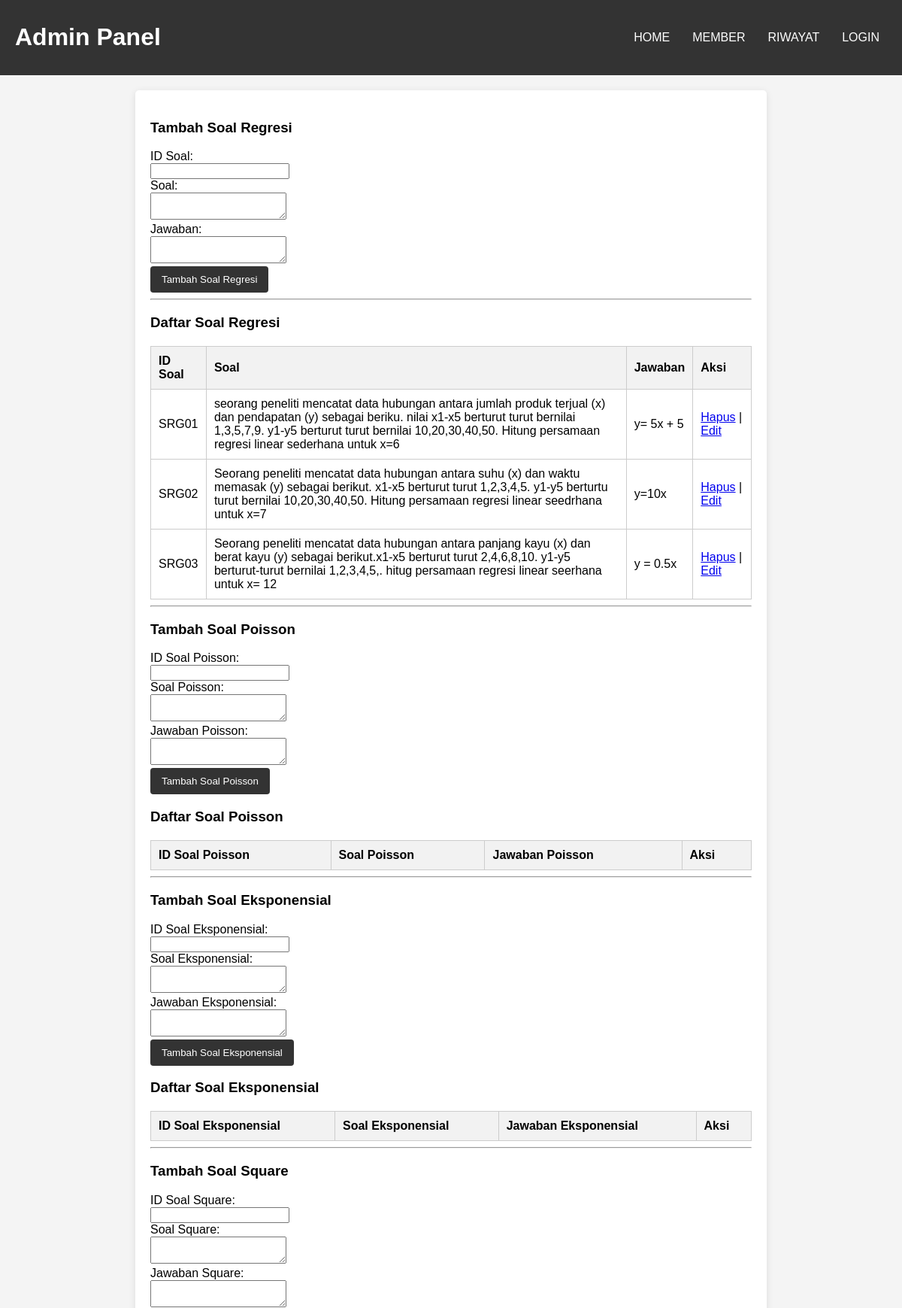
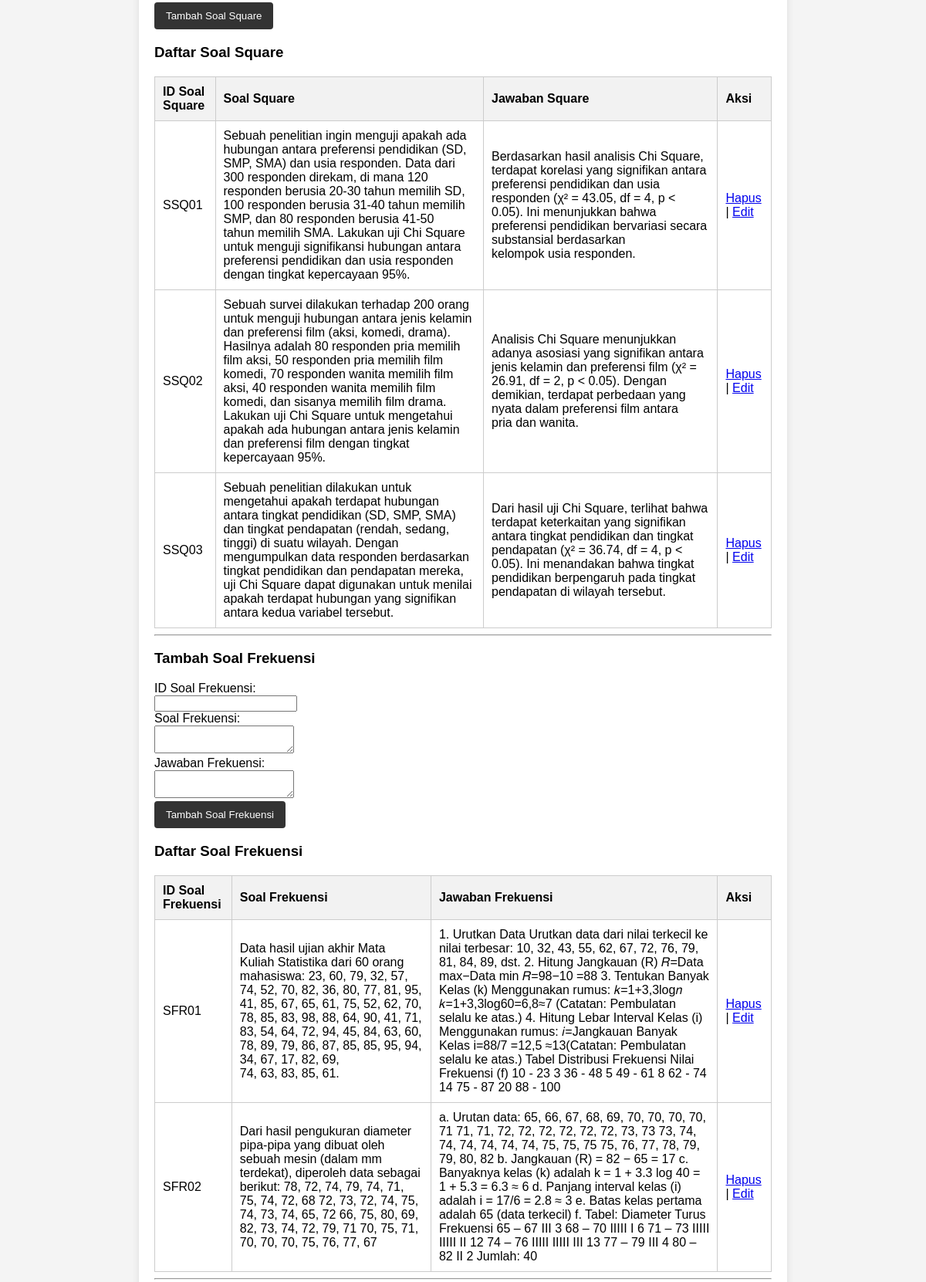
The app's page /admin.php (upper part) with its own data (2 pictures, top to bottom).
### tables this page shows
CREATE TABLE `soal_regresi` (
  `id_soal` varchar(5) NOT NULL,
  `soal` longtext NOT NULL,
  `jawaban` longtext NOT NULL
);

CREATE TABLE `soal_square` (
  `id_soal` varchar(5) NOT NULL,
  `soal` longtext NOT NULL,
  `jawaban` longtext NOT NULL
);

CREATE TABLE `soal_frekuensi` (
  `id_soal` varchar(5) NOT NULL,
  `soal` longtext NOT NULL,
  `jawaban` longtext NOT NULL
);

### admin.php (the view, shortened to what this page needs)
<?php
include 'connect.php';
$regresi_query = "SELECT * FROM soal_regresi";
$regresi_result = mysqli_query($connect, $regresi_query);
$square_query = "SELECT * FROM soal_square";
$square_result = mysqli_query($connect, $square_query);
$frekuensi_query = "SELECT * FROM soal_frekuensi";
$frekuensi_result = mysqli_query($connect, $frekuensi_query);
?>
<!DOCTYPE html>
<html lang="id">
<head>
</head>
<body>
<div class="header">
    <h1>Admin Panel</h1>
    <nav>
        <a href="home1.php">HOME</a>
        <a href="member.php">MEMBER</a>
        <a href="riwayat.php">RIWAYAT</a>
        <?php if (isset($_SESSION['admin'])): ?>
            <a href="logout.php">LOGOUT</a>
        <?php else: ?>
            <a href="login.php">LOGIN</a>
        <?php endif; ?>
    </nav>
</div>
<div class="container">
    <h3>Tambah Soal Regresi</h3>
    <form method="POST" action="">
        <label>ID Soal:</label><br>
        <input type="text" name="id_soal" required><br>
        <label>Soal:</label><br>
        <textarea name="soal" required></textarea><br>
        <label>Jawaban:</label><br>
        <textarea name="jawaban" required></textarea><br>
        <button type="submit" name="submit_regresi">Tambah Soal Regresi</button>
    </form>
    <hr>
    <h3>Daftar Soal Regresi</h3>
    <table>
        <tr>
            <th>ID Soal</th>
            <th>Soal</th>
            <th>Jawaban</th>
            <th>Aksi</th>
        </tr>
        <?php while ($row = mysqli_fetch_assoc($regresi_result)): ?>
        <tr>
            <td><?php echo htmlspecialchars($row['id_soal']); ?></td>
            <td><?php echo htmlspecialchars($row['soal']); ?></td>
            <td><?php echo htmlspecialchars($row['jawaban']); ?></td>
            <td>
                <a href="?delete=<?php echo $row['id_soal']; ?>">Hapus</a> |
                <a href="admin.php?id=<?php echo $row['id_soal']; ?>">Edit</a>
            </td>
        </tr>
        <?php endwhile; ?>
    </table>
    <hr>
    <h3>Tambah Soal Poisson</h3>
    <form method="POST" action="">
        <label>ID Soal Poisson:</label><br>
        <input type="text" name="id_soal" required><br>
        <label>Soal Poisson:</label><br>
        <textarea name="soal" required></textarea><br>
        <label>Jawaban Poisson:</label><br>
        <textarea name="jawaban" required></textarea><br>
        <button type="submit" name="submit_poisson">Tambah Soal Poisson</button>
    </form>
    <h3>Daftar Soal Poisson</h3>
    <table>
        <tr>
            <th>ID Soal Poisson</th>
            <th>Soal Poisson</th>
            <th>Jawaban Poisson</th>
            <th>Aksi</th>
        </tr>
    </table>
    <hr>
    <h3>Tambah Soal Eksponensial</h3>
    <form method="POST" action="">
        <label>ID Soal Eksponensial:</label><br>
        <input type="text" name="id_soal" required><br>
        <label>Soal Eksponensial:</label><br>
        <textarea name="soal" required></textarea><br>
        <label>Jawaban Eksponensial:</label><br>
        <textarea name="jawaban" required></textarea><br>
        <button type="submit" name="submit_eksponensial">Tambah Soal Eksponensial</button>
    </form>
    <h3>Daftar Soal Eksponensial</h3>
    <table>
        <tr>
            <th>ID Soal Eksponensial</th>
            <th>Soal Eksponensial</th>
            <th>Jawaban Eksponensial</th>
            <th>Aksi</th>
        </tr>
    </table>
    <hr>
    <h3>Tambah Soal Square</h3>
    <form method="POST" action="">
        <label>ID Soal Square:</label><br>
        <input type="text" name="id_soal" required><br>
        <label>Soal Square:</label><br>
        <textarea name="soal" required></textarea><br>
        <label>Jawaban Square:</label><br>
        <textarea name="jawaban" required></textarea><br>
        <button type="submit" name="submit_square">Tambah Soal Square</button>
    </form>
    <h3>Daftar Soal Square</h3>
    <table>
        <tr>
            <th>ID Soal Square</th>
            <th>Soal Square</th>
            <th>Jawaban Square</th>
            <th>Aksi</th>
        </tr>
        <?php while ($row_square = mysqli_fetch_assoc($square_result)): ?>
        <tr>
            <td><?php echo htmlspecialchars($row_square['id_soal']); ?></td>
            <td><?php echo htmlspecialchars($row_square['soal']); ?></td>
            <td><?php echo htmlspecialchars($row_square['jawaban']); ?></td>
            <td>
                <a href="?delete_square=<?php echo $row_square['id_soal']; ?>">Hapus</a> |
                <a href="admin.php?id_square=<?php echo $row_square['id_soal']; ?>">Edit</a>
            </td>
        </tr>
        <?php endwhile; ?>
    </table>
    <hr>
    <h3>Tambah Soal Frekuensi</h3>
    <form method="POST" action="">
        <label>ID Soal Frekuensi:</label><br>
        <input type="text" name="id_soal" required><br>
        <label>Soal Frekuensi:</label><br>
        <textarea name="soal" required></textarea><br>
        <label>Jawaban Frekuensi:</label><br>
        <textarea name="jawaban" required></textarea><br>
        <button type="submit" name="submit_frekuensi">Tambah Soal Frekuensi</button>
    </form>
    <h3>Daftar Soal Frekuensi</h3>
    <table>
        <tr>
            <th>ID Soal Frekuensi</th>
            <th>Soal Frekuensi</th>
            <th>Jawaban Frekuensi</th>
            <th>Aksi</th>
        </tr>
        <?php while ($row_frekuensi = mysqli_fetch_assoc($frekuensi_result)): ?>
        <tr>
            <td><?php echo htmlspecialchars($row_frekuensi['id_soal']); ?></td>
            <td><?php echo htmlspecialchars($row_frekuensi['soal']); ?></td>
            <td><?php echo htmlspecialchars($row_frekuensi['jawaban']); ?></td>
            <td>
                <a href="?delete_frekuensi=<?php echo $row_frekuensi['id_soal']; ?>">Hapus</a> |
                <a href="admin.php?id_frekuensi=<?php echo $row_frekuensi['id_soal']; ?>">Edit</a>
            </td>
        </tr>
        <?php endwhile; ?>
    </table>
    <hr>
</div>
</body>
</html>

### admin.php (style rules this page uses)
body { font-family: Arial, sans-serif; background-color: #f4f4f4; margin: 0; padding: 0; }
.header { display: flex; justify-content: space-between; background-color: #333; color: white; padding: 10px 20px; }
.header nav { display: flex; gap: 10px; align-items: center; }
.header a { color: white; text-decoration: none; padding: 10px; }
.container { max-width: 800px; margin: 20px auto; padding: 20px; background-color: white; border-radius: 5px; box-shadow: 0 2px 10px rgba(0, 0, 0, 0.1); }
table { width: 100%; border-collapse: collapse; margin-top: 20px; }
th, td { border: 1px solid #ccc; padding: 10px; text-align: left; }
th { background-color: #f2f2f2; }
button { padding: 10px 15px; background-color: #333; color: white; border: none; border-radius: 4px; cursor: pointer; }

### records on screen
soal_regresi: id_soal "SRG01", soal "seorang peneliti mencatat data hubungan antara jumlah produk terjual (x) dan pendapatan (y) sebagai beriku. nilai x1-x5 berturut turut bernilai 1,3,5,7,9. y1-y5 berturut turut bernilai 10,20,30,40,50. Hitung persamaan regresi linear sederhana untuk x=6", jawaban "y= 5x + 5"
soal_regresi: id_soal "SRG02", soal "Seorang peneliti mencatat data hubungan antara suhu (x) dan waktu memasak (y) sebagai berikut. x1-x5 berturut turut 1,2,3,4,5. y1-y5 berturtu turut bernilai 10,20,30,40,50. Hitung persamaan regresi linear seedrhana untuk x=7", jawaban "y=10x"
soal_regresi: id_soal "SRG03", soal "Seorang peneliti mencatat data hubungan antara panjang kayu (x) dan berat kayu (y) sebagai berikut.x1-x5 berturut turut 2,4,6,8,10. y1-y5 berturut-turut bernilai 1,2,3,4,5,. hitug persamaan regresi linear seerhana untuk x= 12", jawaban "y = 0.5x"
soal_square: id_soal "SSQ01", soal "Sebuah penelitian ingin menguji apakah ada hubungan antara preferensi pendidikan (SD, SMP, SMA) dan usia responden. Data dari 300 responden direkam, di mana 120 responden berusia 20-30 tahun memilih SD, 100 responden berusia 31-40 tahun memilih SMP, dan 80 responden berusia 41-50 tahun memilih SMA. Lakukan uji Chi Square untuk menguji signifikansi hubungan antara preferensi pendidikan dan usia responden dengan tingkat kepercayaan 95%.", jawaban "Berdasarkan hasil analisis Chi Square, terdapat korelasi yang signifikan antara preferensi pendidikan dan usia responden (χ² = 43.05, df = 4, p < 0.05). Ini menunjukkan bahwa preferensi pendidikan bervariasi secara substansial berdasarkan kelompok usia responden."
soal_square: id_soal "SSQ02", soal "Sebuah survei dilakukan terhadap 200 orang untuk menguji hubungan antara jenis kelamin dan preferensi film (aksi, komedi, drama). Hasilnya adalah 80 responden pria memilih film aksi, 50 responden pria memilih film komedi, 70 responden wanita memilih film aksi, 40 responden wanita memilih film komedi, dan sisanya memilih film drama. Lakukan uji Chi Square untuk mengetahui apakah ada hubungan antara jenis kelamin dan preferensi film dengan tingkat kepercayaan 95%.", jawaban "Analisis Chi Square menunjukkan adanya asosiasi yang signifikan antara jenis kelamin dan preferensi film (χ² = 26.91, df = 2, p < 0.05). Dengan demikian, terdapat perbedaan yang nyata dalam preferensi film antara pria dan wanita."
soal_square: id_soal "SSQ03", soal "Sebuah penelitian dilakukan untuk mengetahui apakah terdapat hubungan antara tingkat pendidikan (SD, SMP, SMA) dan tingkat pendapatan (rendah, sedang, tinggi) di suatu wilayah. Dengan mengumpulkan data responden berdasarkan tingkat pendidikan dan pendapatan mereka, uji Chi Square dapat digunakan untuk menilai apakah terdapat hubungan yang signifikan antara kedua variabel tersebut.", jawaban "Dari hasil uji Chi Square, terlihat bahwa terdapat keterkaitan yang signifikan antara tingkat pendidikan dan tingkat pendapatan (χ² = 36.74, df = 4, p < 0.05). Ini menandakan bahwa tingkat pendidikan berpengaruh pada tingkat pendapatan di wilayah tersebut."
soal_frekuensi: id_soal "SFR01", soal "Data hasil ujian akhir Mata Kuliah Statistika dari 60 orang mahasiswa: 23, 60, 79, 32, 57, 74, 52, 70, 82, 36, 80, 77, 81, 95, 41, 85, 67, 65, 61, 75, 52, 62, 70, 78, 85, 83, 98, 88, 64, 90, 41, 71, 83, 54, 64, 72, 94, 45, 84, 63, 60, 78, 89, 79, 86, 87, 85, 85, 95, 94, 34, 67, 17, 82, 69, 74, 63, 83, 85, 61.", jawaban "1. Urutkan Data Urutkan data dari nilai terkecil ke nilai terbesar: 10, 32, 43, 55, 62, 67, 72, 76, 79, 81, 84, 89, dst. 2. Hitung Jangkauan (R) 𝑅=Data max−Data min 𝑅=98−10 =88 3. Tentukan Banyak Kelas (k) Menggunakan rumus: 𝑘=1+3,3log⁡𝑛 𝑘=1+3,3log60=6,8≈7 (Catatan: Pembulatan selalu ke atas.) 4. Hitung Lebar Interval Kelas (i) Menggunakan rumus: 𝑖=Jangkauan Banyak Kelas i=88/7 =12,5 ≈13(Catatan: Pembulatan selalu ke atas.) Tabel Distribusi Frekuensi Nilai Frekuensi (f) 10 - 23 3 36 - 48 5 49 - 61 8 62 - 74 14 75 - 87 20 88 - 100"
soal_frekuensi: id_soal "SFR02", soal "Dari hasil pengukuran diameter pipa-pipa yang dibuat oleh sebuah mesin (dalam mm terdekat), diperoleh data sebagai berikut: 78, 72, 74, 79, 74, 71, 75, 74, 72, 68 72, 73, 72, 74, 75, 74, 73, 74, 65, 72 66, 75, 80, 69, 82, 73, 74, 72, 79, 71 70, 75, 71, 70, 70, 70, 75, 76, 77, 67", jawaban "a. Urutan data: 65, 66, 67, 68, 69, 70, 70, 70, 70, 71 71, 71, 72, 72, 72, 72, 72, 72, 73, 73 73, 74, 74, 74, 74, 74, 74, 75, 75, 75 75, 76, 77, 78, 79, 79, 80, 82 b. Jangkauan (R) = 82 − 65 = 17 c. Banyaknya kelas (k) adalah k = 1 + 3.3 log 40 = 1 + 5.3 = 6.3 ≈ 6 d. Panjang interval kelas (i) adalah i = 17/6 = 2.8 ≈ 3 e. Batas kelas pertama adalah 65 (data terkecil) f. Tabel: Diameter Turus Frekuensi 65 – 67 III 3 68 – 70 IIIII I 6 71 – 73 IIIII IIIII II 12 74 – 76 IIIII IIIII III 13 77 – 79 III 4 80 – 82 II 2 Jumlah: 40"
